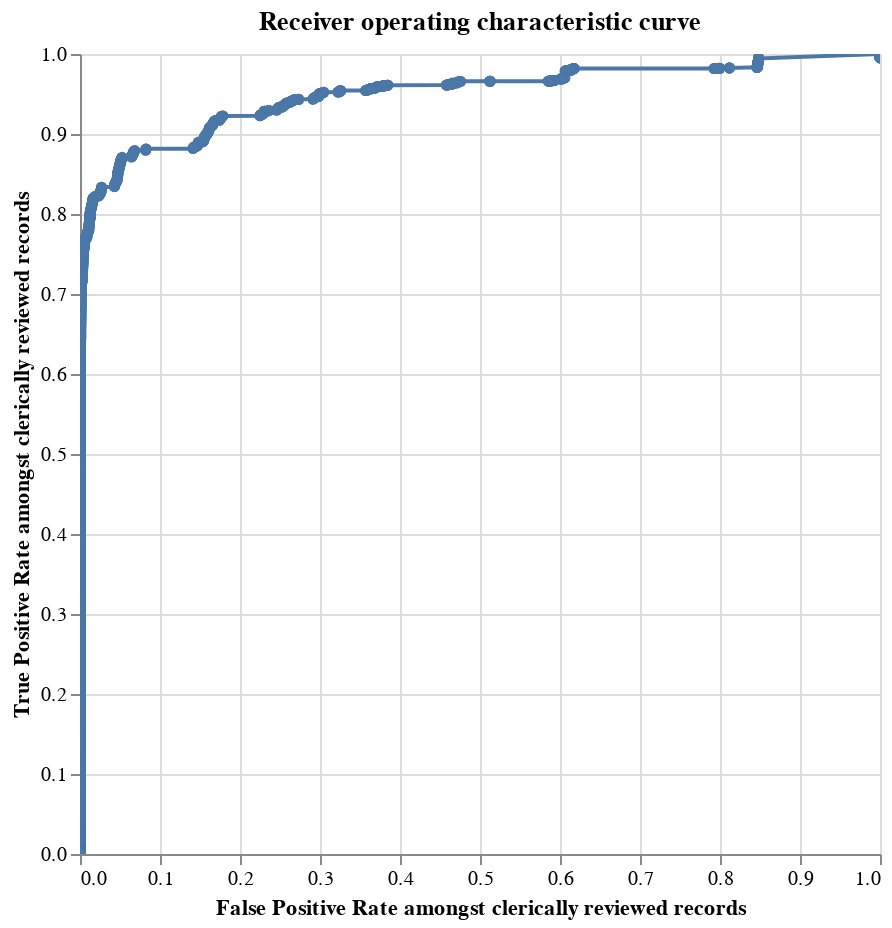

Here is the notebook cell this chart was saved with:
### Code cell
linker.roc_chart_from_labels_column("cluster",match_weight_round_to_nearest=0.02)

### Figure 1 — Vega-Lite specification as saved in the notebook (floating-point values rounded to 4 significant figures; data arrays with more than 128 entries replaced by an {"elided": "..."} marker saying what was removed)
{"$schema": "https://vega.github.io/schema/vega-lite/v4.8.1.json", "data": {"values": {"elided": "3664 records"}}, "encoding": {"tooltip": [{"field": "truth_threshold", "format": ".4f", "type": "quantitative"}, {"field": "match_probability", "format": ".4%", "type": "quantitative"}, {"field": "fp_rate", "format": ".4f", "title": "FP_rate", "type": "quantitative"}, {"field": "tp_rate", "format": ".4f", "title": "TP_rate", "type": "quantitative"}, {"field": "tp", "format": ",.0f", "title": "TP", "type": "quantitative"}, {"field": "tn", "format": ",.0f", "title": "TN", "type": "quantitative"}, {"field": "fp", "format": ",.0f", "title": "FP", "type": "quantitative"}, {"field": "fn", "format": ",.0f", "title": "FN", "type": "quantitative"}, {"field": "precision", "format": ".4f", "type": "quantitative"}, {"field": "recall", "format": ".4f", "type": "quantitative"}, {"field": "f1", "format": ".4f", "title": "F1", "type": "quantitative"}], "x": {"field": "fp_rate", "sort": ["truth_threshold"], "title": "False Positive Rate amongst clerically reviewed records", "type": "quantitative"}, "y": {"field": "tp_rate", "sort": ["truth_threshold"], "title": "True Positive Rate amongst clerically reviewed records", "type": "quantitative"}}, "height": 400, "mark": {"clip": true, "point": true, "type": "line"}, "selection": {"selector076": {"bind": "scales", "encodings": ["x"], "type": "interval"}}, "title": "Receiver operating characteristic curve", "width": 400}
